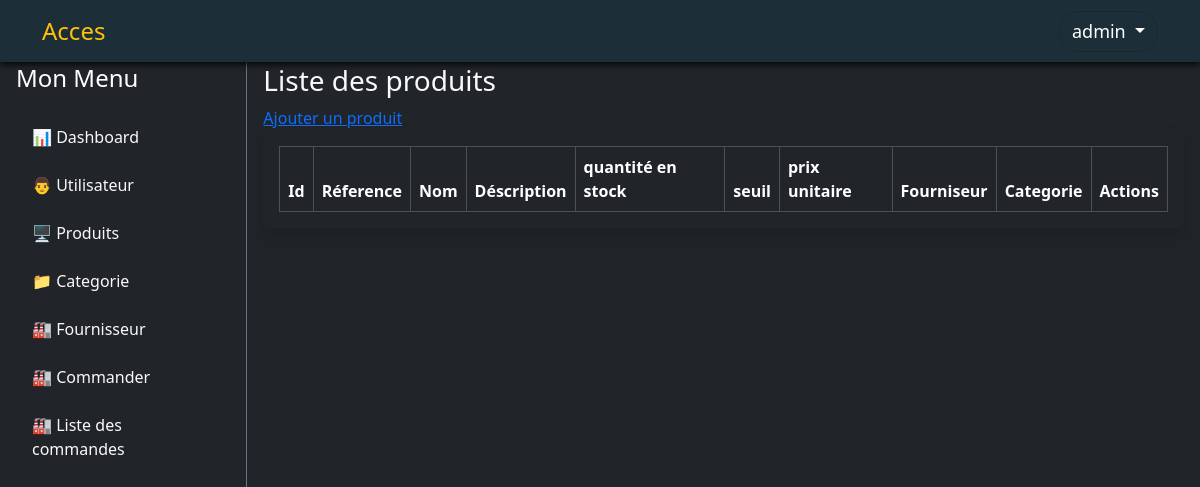
/index.php?action=product_list (signed in), run on an earlier commit of the app's database.
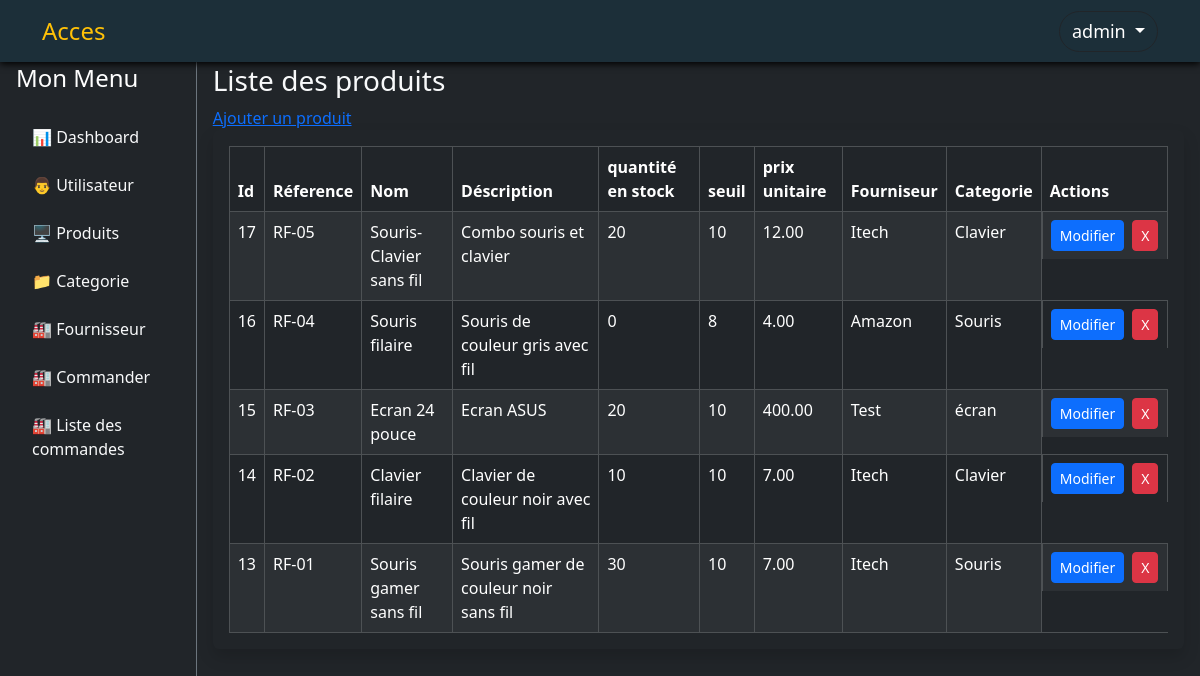
And on a later commit of the database.
### tables this page shows
CREATE TABLE IF NOT EXISTS `product` (
  `product_id` int NOT NULL AUTO_INCREMENT,
  `product_reference` varchar(25) NOT NULL,
  `product_name` varchar(25) NOT NULL,
  `product_description` varchar(255) NOT NULL,
  `product_quantity_stock` int NOT NULL,
  `product_alert_threshold` int NOT NULL,
  `product_unit_price` decimal(12,2) NOT NULL,
  `supplier_id` int NOT NULL,
  `category_id` int NOT NULL,
  PRIMARY KEY (`product_id`),
  UNIQUE KEY `product_reference` (`product_reference`),
  UNIQUE KEY `product_name` (`product_name`),
  KEY `fk_product_category` (`category_id`),
  KEY `fk_product_supplier` (`supplier_id`)
);

CREATE TABLE IF NOT EXISTS `supplier` (
  `supplier_id` int NOT NULL AUTO_INCREMENT,
  `supplier` varchar(25) NOT NULL,
  `supplier_address` varchar(25) NOT NULL,
  `supplier_phone_number` varchar(20) NOT NULL,
  `supplier_email` varchar(100) NOT NULL,
  PRIMARY KEY (`supplier_id`)
);

CREATE TABLE IF NOT EXISTS `category` (
  `category_id` int NOT NULL AUTO_INCREMENT,
  `category` varchar(10) NOT NULL,
  PRIMARY KEY (`category_id`)
);

### controllers/ProductController.php (called while the page is built, shortened)
<?php
require_once __DIR__ . '/../models/Product.php';
class ProductController
{
    private Product $productModel;
    public function __construct(Product $productModel, Category $categoryModel, Supplier $supplierModel)
    {
        $this->productModel = $productModel;
    }
    public function index()
    {
        $products = $this->productModel->get_all_product();
        require __DIR__ . '/../views/admin/product/index.php';
    }
}

### models/Product.php (called while the page is built, shortened)
<?php
require_once __DIR__ . '/../config/database.php';
class Product
{
    private $db;
    public function __construct() {
        $this->db = Database::getInstance()->getConnection();
    }
    public function get_all_product()
    {
        $sql = "SELECT * FROM product
                JOIN supplier, category
                WHERE product.supplier_id = supplier.supplier_id
                AND product.category_id = category.category_id
                ORDER BY product_id DESC";
        $stmt = $this->db->query($sql);
        return $stmt->fetchAll(PDO::FETCH_ASSOC);
    }
}
?>

### config/database.php (called while the page is built)
<?php
class Database {
    private static $instance = null;
    private $connection;
    private $host = 'localhost';
    private $dbname = 'nfe';
    private $username = 'root';
    private $password = '';
    private function __construct() {
        try {
            $this->connection = new PDO("mysql:host=$this->host;dbname=$this->dbname;charset=utf8", $this->username, $this->password);
            $this->connection->setAttribute(PDO::ATTR_ERRMODE, PDO::ERRMODE_EXCEPTION);
        } catch (PDOException $e) {
            die("Erreur de connexion : " . $e->getMessage());
        }
    }
    public static function getInstance() {
        if (!self::$instance) {
            self::$instance = new Database();
        }
        return self::$instance;
    }
    public function getConnection() {
        return $this->connection;
    }
}
?>

### views/admin/product/index.php (the view, shortened to what this page needs)
<?php include __DIR__.'/../layout/header.php';?>
  <div class="flex-grow-1 p-3 mt-5">
    <h3>Liste des produits</h3>
    <a href="index.php?action=product_create">Ajouter un produit</a>
<div class="table-responsive bg-dark p-3 rounded shadow">
    <table class="table table-dark table-striped table-hover table-bordered mb-0">
    <thead>
    <tr>
        <th>Id</th>
        <th>Réference</th>
        <th>Nom</th>
        <th>Déscription</th>
        <th>quantité en stock</th>
        <th>seuil</th>
        <th>prix unitaire</th>
        <th>Fourniseur</th>
        <th>Categorie</th>
        <th>Actions</th>
    </tr>
    </thead>
    <?php if(!empty($products)):?>
    <tbody>
    <?php foreach($products as $product) : ?>
        <tr>
            <td><?= $product['product_id']; ?></td>
            <td><?= $product['product_reference']; ?></td>
            <td><?= $product['product_name']; ?></td>
            <td><?= $product['product_description']; ?></td>
            <td><?= $product['product_quantity_stock']; ?></td>
            <td><?= $product['product_alert_threshold']; ?></td>
            <td><?= $product['product_unit_price']; ?></td>
            <td><?= $product['supplier']; ?></td>
            <td><?= $product['category']; ?></td>
            <td class="d-flex align-items-center gap-2">
                <a href="index.php?action=product_edit&id=<?= $product['product_id']?>&categorie=<?=$product['category_id']?>&fournisseur=<?=$product['supplier_id']?>">
                    <button class="btn btn-sm btn-primary">Modifier</button>
                </a>
                <form method='POST' action="index.php?action=product_delete&id=<?= $product['product_id']?>" onsubmit="return confirm('Voulez-vous vraiment supprimer ce produit ? <?= $product['product_id'];?>?');" class="d-inline-block m-0 p-0">
                    <input class="btn btn-danger btn-sm" title="Supprimer"  type="submit" value="X">
                </form>
            </td>
        </tr>
    <?php endforeach; ?>
    </tbody>
    <?php endif;?>
    </table>
</div>
<?php include __DIR__.'/../layout/footer.php';?>

What changed in the data, as far as the page shows it:
added product: product_id "17", product_reference "RF-05", product_name "Souris-Clavier sans fil", product_description "Combo souris et clavier", product_quantity_stock "20", product_alert_threshold "10", product_unit_price "12.00", supplier.supplier "Itech", category.category "Clavier"
added product: product_id "16", product_reference "RF-04", product_name "Souris filaire", product_description "Souris de couleur gris avec fil", product_quantity_stock "0", product_alert_threshold "8", product_unit_price "4.00", supplier.supplier "Amazon", category.category "Souris"
added product: product_id "15", product_reference "RF-03", product_name "Ecran 24 pouce", product_description "Ecran ASUS", product_quantity_stock "20", product_alert_threshold "10", product_unit_price "400.00", supplier.supplier "Test", category.category "écran"
added product: product_id "14", product_reference "RF-02", product_name "Clavier filaire", product_description "Clavier de couleur noir avec fil", product_quantity_stock "10", product_alert_threshold "10", product_unit_price "7.00", supplier.supplier "Itech", category.category "Clavier"
added product: product_id "13", product_reference "RF-01", product_name "Souris gamer sans fil", product_description "Souris gamer de couleur noir sans fil", product_quantity_stock "30", product_alert_threshold "10", product_unit_price "7.00", supplier.supplier "Itech", category.category "Souris"
